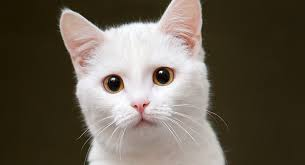
//> input picture OpenCV-Tutorials/The Core Functionality (core module)/Test.jpeg, 305 x 165 px
$ ./mat_mask_operations ../Test.jpeg ../Test.jpeg   (built with g++ and OpenCV 4)
//> lines starting //> are read from the running program, lines starting //| are printed output that depends on the picture; after the words box and inside, x2 and y2 are one past the last pixel; in counts of white or black regions, pixels touching at a corner belong together
#include <opencv2/imgcodecs.hpp>
#include <opencv2/highgui.hpp>
#include <opencv2/imgproc.hpp>
#include <iostream>
using namespace std;
using namespace cv;
static void help(char* progName)
{
    cout << endl
        <<  "This program shows how to filter images with mask: the write it yourself and the"
        << "filter2d way. " << endl
        <<  "Usage:"                                                                        << endl
        << progName << " [image_path -- default lena.jpg] [G -- grayscale] "        << endl << endl;
}
void Sharpen(const Mat& myImage,Mat& Result);
int main( int argc, char* argv[])
{
    help(argv[0]);
    const char* filename = argc >=2 ? argv[1] : "lena.jpg";
    Mat src, dst0, dst1;
    if (argc >= 3 && !strcmp("G", argv[2]))
        src = imread( samples::findFile( filename ), IMREAD_GRAYSCALE);
    else
        src = imread( samples::findFile( filename ), IMREAD_COLOR);
//> src is the input picture: 165 rows x 305 cols, CV_8UC3; mean B, G, R 81.1, 93.9, 102.7
    if (src.empty())
    {
        cerr << "Can't open image ["  << filename << "]" << endl;
        return EXIT_FAILURE;
    }
    namedWindow("Input", WINDOW_AUTOSIZE);
    namedWindow("Output", WINDOW_AUTOSIZE);
    imshow( "Input", src );
    double t = (double)getTickCount();
    Sharpen( src, dst0 );
    t = ((double)getTickCount() - t)/getTickFrequency();
    cout << "Hand written function time passed in seconds: " << t << endl;
    imshow( "Output", dst0 );
    waitKey();
    Mat kernel = (Mat_<char>(3,3) <<  0, -1,  0,
                                   -1,  5, -1,
                                    0, -1,  0);
    t = (double)getTickCount();
    filter2D( src, dst1, src.depth(), kernel );
    t = ((double)getTickCount() - t)/getTickFrequency();
    cout << "Built-in filter2D time passed in seconds:     " << t << endl;
    imshow( "Output", dst1 );
    waitKey();
    return EXIT_SUCCESS;
}
void Sharpen(const Mat& myImage,Mat& Result)
{
    CV_Assert(myImage.depth() == CV_8U);  // accept only uchar images
    const int nChannels = myImage.channels();
//> nChannels = 3
    Result.create(myImage.size(),myImage.type());
    for(int j = 1 ; j < myImage.rows-1; ++j)
    {
        const uchar* previous = myImage.ptr<uchar>(j - 1);
        const uchar* current  = myImage.ptr<uchar>(j    );
        const uchar* next     = myImage.ptr<uchar>(j + 1);
        uchar* output = Result.ptr<uchar>(j);
        for(int i= nChannels;i < nChannels*(myImage.cols-1); ++i)
        {
            *output++ = saturate_cast<uchar>(5*current[i]
                         -current[i-nChannels] - current[i+nChannels] - previous[i] - next[i]);
        }
    }
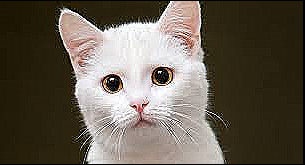
//> Result: 165 rows x 305 cols, CV_8UC3; mean B, G, R 80.5, 92.8, 101.1
    Result.row(0).setTo(Scalar(0));
    Result.row(Result.rows-1).setTo(Scalar(0));
    Result.col(0).setTo(Scalar(0));
//> Result: 165 rows x 305 cols, CV_8UC3; 0.32% of pixels changed, all inside (x1, y1, x2, y2) = (0, 1, 1, 164)
//> in main, `filter2D( src, dst1, src.depth(), kernel );`:
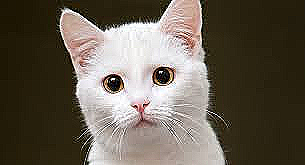
//> dst1: 165 rows x 305 cols, CV_8UC3; mean B, G, R 81.3, 93.9, 102.3
    Result.col(Result.cols-1).setTo(Scalar(0));
}
